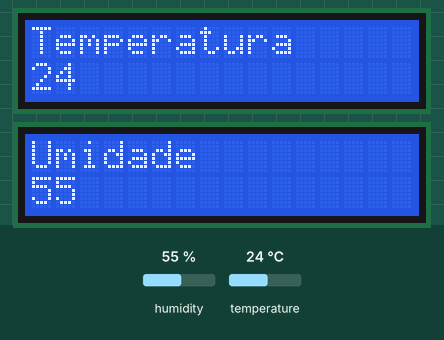
This sketch was run on a simulated Arduino Uno, built with avr-gcc and run on an emulated ATmega328P. Shown: 2 × 16×2 character LCD. The inputs (shaded band) are chosen by the test bench; at power-on: humidity 55 %, temperature 24 °C.

Above: at 1.3 s.
1.4 s: humidity set to 22 %
At 3.3 s:
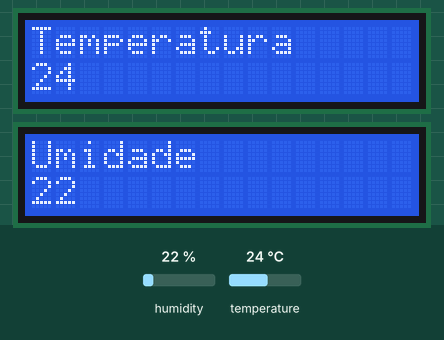
3.7 s: temperature set to 12 °C
At 4.8 s:
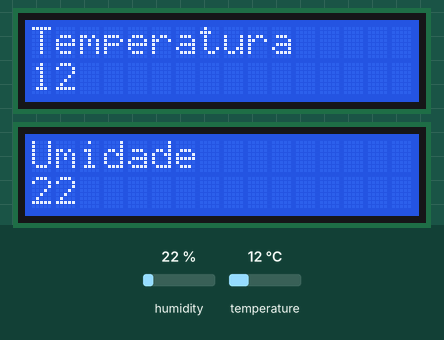
5.8 s: humidity set to 40 %
At 7.5 s:
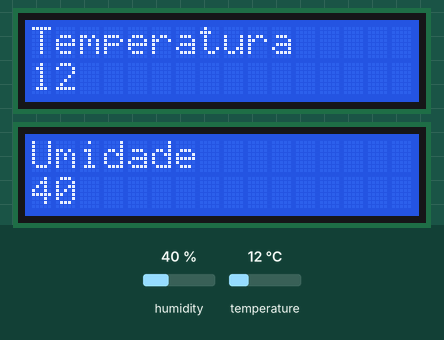
7.9 s: temperature set to 19 °C
At 9.0 s:
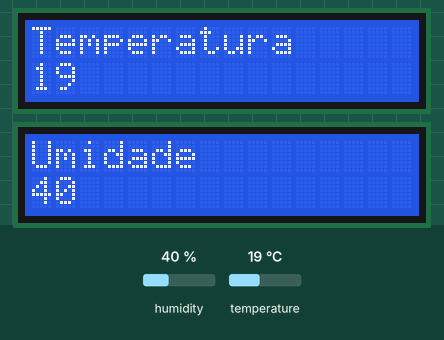
Timing chart, 0 to 10.9 s (numbered marks = the images above; inputs shaded):
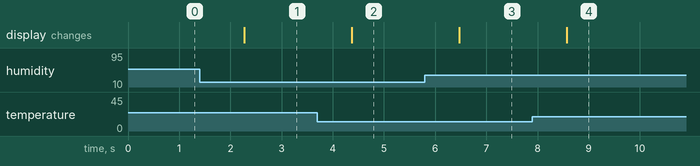

Measured:
- after the input at 1.4 s, the display: changes after 0.87 s (image 1)
- after the input at 3.7 s, the display: changes after 0.67 s (image 2)
- after the input at 5.8 s, the display: changes after 0.67 s (image 3)
- after the input at 7.9 s, the display: changes after 0.67 s (image 4)

The sketch:

mostrarTemp2Displays.ino
```cpp
#include <LiquidCrystal_I2C.h>
#include <dht.h>
#include <Wire.h>

#define sensor 2

LiquidCrystal_I2C Display(0x27, 2, 1, 0, 4, 5, 6, 7, 3, POSITIVE);
LiquidCrystal_I2C Display2(0x3F, 2, 1, 0, 4, 5, 6, 7, 3, POSITIVE);
dht sensorDHT;
int temp = 0;
int umid = 0;

void setup(){
Serial.begin(9600);
Display.begin(16,2);
Display2.begin(16,2);
}

void loop(){
sensorDHT.read11(sensor);

temp = sensorDHT.temperature;
umid = sensorDHT.humidity;

Display.setBacklight(HIGH);
Display.setCursor(0,0);
Display.print("Temperatura");
Display.setCursor(0,1);
Display.print(temp);
Display2.setBacklight(HIGH);
Display2.setCursor(0,0);
Display2.print("Umidade");
Display2.setCursor(0,1);
Display2.print(umid);
delay(1000);
}
```
